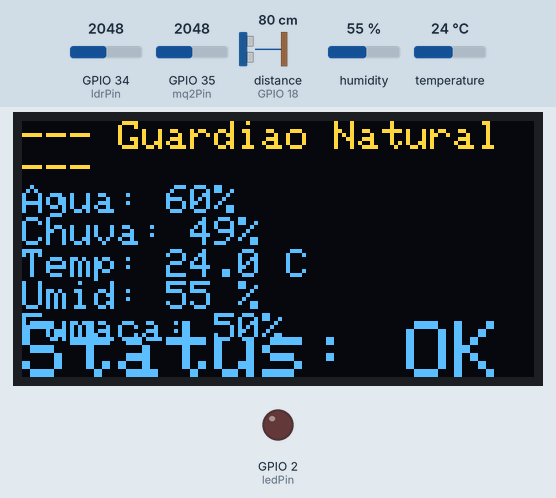
Recording of a sketch running on a simulated ESP32. Parts: 128×64 one-colour display, output pins drawn as LEDs (lit = HIGH). Wiring (from diagram.json): ultrasonic range finder: trigger GPIO 5; echo GPIO 18. The test bench sets the inputs (shaded band); at power-on: distance to the obstacle (sensor on GPIO 18) 80 cm, GPIO 35 (mq2Pin) = 2048, humidity 55 %, GPIO 34 (ldrPin) = 2048, temperature 24 °C. The echo pulse lasts 58.3 µs per cm; the OLED is the two-colour kind (top 16 rows yellow); WiFi joins after 1.5 s; servers stay silent unless stated; the display library's start-up logo is not drawn; the local clock reads 2024-03-15 10:24:30 at power-on unless the sketch sets it; no MQTT or app messages arrive unless stated; pins used as bus, display or sensor lines are not drawn; what the sketch prints to the serial monitor is not drawn.

Above: at 10.0 s.
10.1 s: distance to the obstacle (sensor on GPIO 18) set to 64 cm
16.4 s: distance to the obstacle (sensor on GPIO 18) set to 56 cm
At 20.8 s:
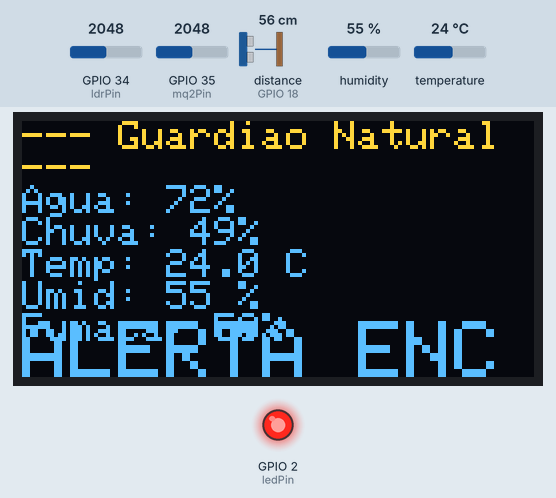
21.9 s: GPIO 35 (mq2Pin) set to 344
At 25.8 s:
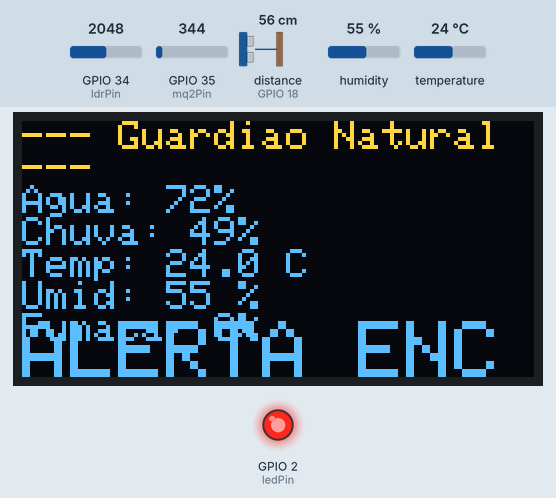
27.4 s: humidity set to 22 %
At 30.8 s:
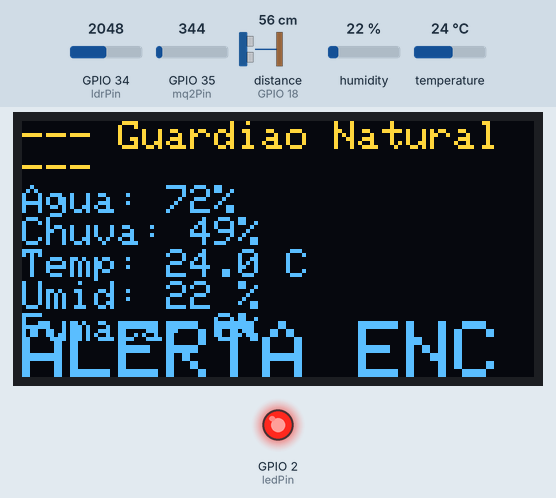
32.9 s: GPIO 34 (ldrPin) set to 2866
At 35.9 s:
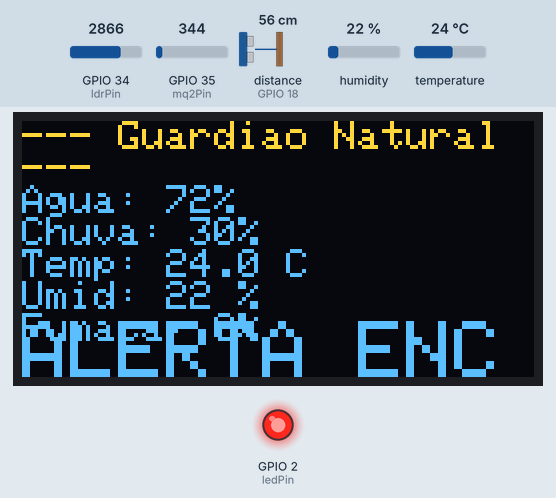
38.4 s: temperature set to 12 °C
At 41.0 s:
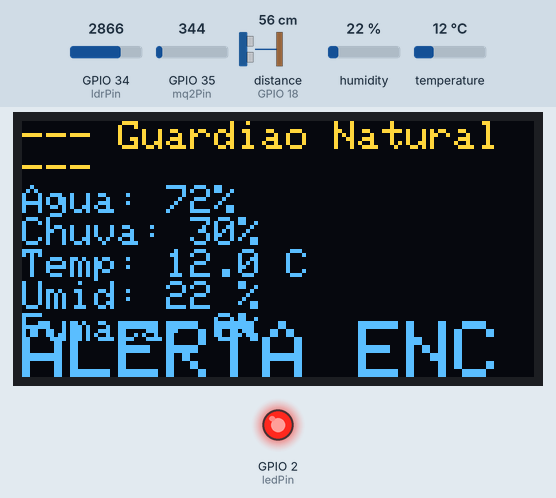
Timing chart, 0 to 42.5 s (numbered marks = the images above; inputs shaded):
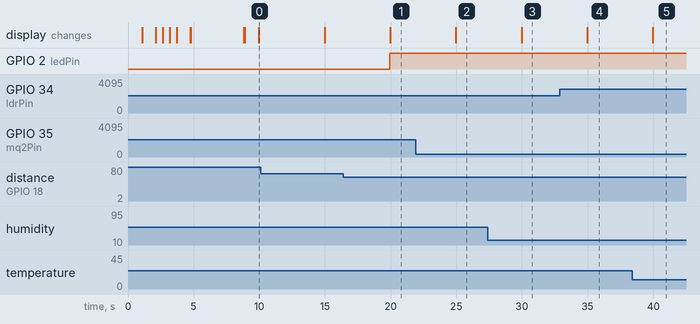

The sketch:

prog1.ino
```cpp
// Bibliotecas para WiFi, MQTT, Sensores e Display
#include <WiFi.h>
#include <PubSubClient.h> // Será configurado com buffer maior abaixo
#include <DHT.h>
#include <ArduinoJson.h>
#include <Wire.h>
#include <Adafruit_GFX.h>
#include <Adafruit_SSD1306.h>
#include "time.h"

#define SCREEN_WIDTH 128
#define SCREEN_HEIGHT 64
#define OLED_RESET -1

const char* ntpServer = "pool.ntp.org";
const long  gmtOffset_sec = -3 * 3600;
const int   daylightOffset_sec = 0;

const char* ssid = "Wokwi-GUEST";
const char* password = "";

const char* mqtt_server = "broker.hivemq.com";
const int mqtt_port = 1883;
const char* mqtt_client_id = "ESP32GuardiaoNatural_Python_99";
const char* mqtt_topic = "guardiao_natural/sensor_data"; // Mantendo o tópico de teste simplificado

const int trigPin = 5;  const int echoPin = 18; const int ldrPin = 34;
#define DHTPIN 4
#define DHTTYPE DHT22
const int mq2Pin = 35;
const int ledPin = 2;

const int ULTRASONIC_MAX_SENSOR_DISTANCE_CM = 200; const int ULTRASONIC_MIN_SENSOR_DISTANCE_CM = 0;
const int WATER_LEVEL_MIN_PERCENT = 0; const int WATER_LEVEL_MAX_PERCENT = 100;
const int LDR_MAX_ANALOG_READING = 4095; const int LDR_MIN_ANALOG_READING = 0;
const int RAINFALL_MIN_PERCENT = 0; const int RAINFALL_MAX_PERCENT = 100;
const int MQ2_MAX_ANALOG_READING = 4095; const int MQ2_MIN_ANALOG_READING = 0;
const int SMOKE_MIN_PERCENT = 0; const int SMOKE_MAX_PERCENT = 100;
const int ALERT_WATER_LEVEL_THRESHOLD = 70; const int ALERT_RAINFALL_THRESHOLD = 80;
const float ALERT_TEMPERATURE_THRESHOLD = 35.0; const int ALERT_SMOKE_THRESHOLD = 60;

Adafruit_SSD1306 display(SCREEN_WIDTH, SCREEN_HEIGHT, &Wire, OLED_RESET);
DHT dht(DHTPIN, DHTTYPE);
WiFiClient espClient;
PubSubClient client(espClient); // Cliente é criado aqui

long duration; int distanceCm; int rawLDRValue; int rawMQ2Value;
int waterLevel; int rainfallIntensity; float temperatura; float umidade;
int smokeConcentration; String currentDeviceTimestamp = "N/A"; bool dhtErrorFlag = false;
unsigned long lastMsg = 0; const int MESSAGE_INTERVAL = 5000;

void syncTimeNTP() { /* ... (igual à versão anterior) ... */
  display.clearDisplay(); display.setTextSize(1); display.setTextColor(SSD1306_WHITE); display.setCursor(0, 0);
  display.println("Sincronizando NTP..."); display.display(); Serial.println("Sincronizando hora com servidor NTP...");
  configTime(gmtOffset_sec, daylightOffset_sec, ntpServer); struct tm timeinfo;
  if (!getLocalTime(&timeinfo, 10000)) { Serial.println("Falha ao obter hora do NTP."); display.println("Falha NTP!"); currentDeviceTimestamp = "NTP_SYNC_FAILED";
  } else { Serial.println("Hora NTP sincronizada."); Serial.println(&timeinfo, "%A, %B %d %Y %H:%M:%S"); display.println("NTP Sincronizado!");
    char buffer[30]; strftime(buffer, sizeof(buffer), "%Y-%m-%dT%H:%M:%S", &timeinfo); currentDeviceTimestamp = String(buffer); display.println(currentDeviceTimestamp);
  } display.display(); delay(2000);
}
void setup_wifi() { /* ... (igual à versão anterior) ... */
  delay(10); display.clearDisplay(); display.setTextSize(1); display.setTextColor(SSD1306_WHITE); display.setCursor(0,0);
  display.println("Conectando WiFi..."); display.display(); Serial.print("Conectando a "); Serial.println(ssid);
  WiFi.begin(ssid, password); int attempts = 0;
  while (WiFi.status() != WL_CONNECTED && attempts < 20) { delay(500); Serial.print("."); display.print("."); display.display(); attempts++; }
  display.clearDisplay(); display.setCursor(0,0);
  if (WiFi.status() == WL_CONNECTED) {
    Serial.println("\nWiFi conectado!"); Serial.print("Endereco IP: "); Serial.println(WiFi.localIP());
    display.println("WiFi Conectado!"); display.println(WiFi.localIP()); display.display(); delay(1000); syncTimeNTP();
  } else { Serial.println("\nFalha ao conectar WiFi."); display.println("Falha WiFi!"); display.println("Verifique rede."); }
  display.display(); delay(2000);
}
void reconnect_mqtt() {
  while (!client.connected()) {
    Serial.print("Tentando conexao MQTT..."); display.clearDisplay(); display.setTextSize(1); display.setTextColor(SSD1306_WHITE); display.setCursor(0,0);
    display.println("Conectando MQTT..."); display.display();
    if (client.connect(mqtt_client_id)) { Serial.println("conectado!"); display.println("MQTT Conectado!"); display.display(); delay(1000);
    } else { Serial.print("falhou, rc="); Serial.print(client.state()); Serial.println(" tentando novamente em 5 segundos");
      display.println("Falha MQTT!"); display.println("Tentando de novo..."); display.display(); delay(5000);
    }
  }
}

void setup() {
  Serial.begin(115200); Wire.begin();
  if (!display.begin(SSD1306_SWITCHCAPVCC, 0x3C)) { Serial.println(F("Falha SSD1306")); for (;;); }
  display.display(); delay(1000); display.clearDisplay(); display.setTextSize(1); display.setTextColor(SSD1306_WHITE);
  display.setCursor(0,0); display.println("Guardiao Natural"); display.println("Iniciando..."); display.display(); delay(1000);
  pinMode(trigPin, OUTPUT); pinMode(echoPin, INPUT); dht.begin(); pinMode(ledPin, OUTPUT);

  client.setServer(mqtt_server, mqtt_port);
  // #######################################################################
  // ## AUMENTAR O BUFFER MQTT AQUI ##
  // #######################################################################
  client.setBufferSize(512); // Tenta definir o buffer para 512 bytes
  // #######################################################################

  setup_wifi(); // Conecta WiFi e depois o MQTT é conectado em reconnect_mqtt se necessário
}

void loop() {
  if (!client.connected()) { reconnect_mqtt(); }
  client.loop(); // Essencial para manter a conexão e processar callbacks (embora este cliente não use callbacks de recebimento)
  unsigned long now = millis();
  if (now - lastMsg > MESSAGE_INTERVAL) {
    lastMsg = now;
    // ... (lógica de leitura dos sensores igual à versão anterior) ...
    digitalWrite(trigPin, LOW); delayMicroseconds(2); digitalWrite(trigPin, HIGH); delayMicroseconds(10); digitalWrite(trigPin, LOW);
    duration = pulseIn(echoPin, HIGH); distanceCm = duration * 0.034 / 2;
    waterLevel = map(distanceCm, ULTRASONIC_MAX_SENSOR_DISTANCE_CM, ULTRASONIC_MIN_SENSOR_DISTANCE_CM, WATER_LEVEL_MIN_PERCENT, WATER_LEVEL_MAX_PERCENT);
    if (waterLevel < WATER_LEVEL_MIN_PERCENT) waterLevel = WATER_LEVEL_MIN_PERCENT; if (waterLevel > WATER_LEVEL_MAX_PERCENT) waterLevel = WATER_LEVEL_MAX_PERCENT;
    rawLDRValue = analogRead(ldrPin);
    rainfallIntensity = map(rawLDRValue, LDR_MAX_ANALOG_READING, LDR_MIN_ANALOG_READING, RAINFALL_MIN_PERCENT, RAINFALL_MAX_PERCENT);
    if (rainfallIntensity < RAINFALL_MIN_PERCENT) rainfallIntensity = RAINFALL_MIN_PERCENT; if (rainfallIntensity > RAINFALL_MAX_PERCENT) rainfallIntensity = RAINFALL_MAX_PERCENT;
    temperatura = dht.readTemperature(); umidade = dht.readHumidity(); dhtErrorFlag = false;
    if (isnan(temperatura) || isnan(umidade)) { Serial.println("Falha DHT22!"); dhtErrorFlag = true; }
    rawMQ2Value = analogRead(mq2Pin);
    smokeConcentration = map(rawMQ2Value, MQ2_MIN_ANALOG_READING, MQ2_MAX_ANALOG_READING, SMOKE_MIN_PERCENT, SMOKE_MAX_PERCENT);
    if (smokeConcentration < SMOKE_MIN_PERCENT) smokeConcentration = SMOKE_MIN_PERCENT; if (smokeConcentration > SMOKE_MAX_PERCENT) smokeConcentration = SMOKE_MAX_PERCENT;

    StaticJsonDocument<384> doc;
    doc["device_id"] = mqtt_client_id;
    doc["nivel_de_agua"] = waterLevel; doc["intensidade_de_chuva"] = rainfallIntensity;
    if (dhtErrorFlag) { doc["temperatura"] = (char*)nullptr; doc["umidade"] = (char*)nullptr; }
    else { doc["temperatura"] = temperatura; doc["umidade"] = umidade; }
    doc["concentracao_de_fumaca"] = smokeConcentration; doc["timestamp_device"] = currentDeviceTimestamp;
    doc["raw_distance_cm"] = distanceCm; doc["raw_ldr_value"] = rawLDRValue; doc["raw_mq2_value"] = rawMQ2Value;
    String payload; serializeJson(doc, payload);

    Serial.print("DEBUG WOKWI: Publicando no topico -> '"); Serial.print(mqtt_topic); Serial.println("'");
    Serial.print("DEBUG WOKWI: Comprimento do topico -> "); Serial.println(String(mqtt_topic).length());
    Serial.print("Publicando mensagem: "); Serial.println(payload);

    bool published = client.publish(mqtt_topic, payload.c_str());
    if (published) {
      Serial.println("DEBUG WOKWI: Publicacao MQTT -> SUCESSO (cliente tentou enviar)");
    } else {
      Serial.print("DEBUG WOKWI: Publicacao MQTT -> FALHA (cliente nao enviou). Estado do cliente: ");
      Serial.println(client.state()); // Checa o estado ATUAL do cliente
      // Se o estado for 0 (MQTT_CONNECTED), a falha pode ser buffer cheio.
      // Se for outro valor, pode ter desconectado.
      // Tentar reconectar explicitamente se o estado não for conectado:
      // if (!client.connected()) {
      //   Serial.println("DEBUG WOKWI: Cliente desconectado antes do publish, tentando reconectar...");
      //   reconnect_mqtt(); // Tenta reconectar e o próximo ciclo tentará publicar de novo.
      // }
    }

    // ... (lógica do LED e Display OLED igual à versão anterior) ...
    if (waterLevel > ALERT_WATER_LEVEL_THRESHOLD || rainfallIntensity > ALERT_RAINFALL_THRESHOLD || (!dhtErrorFlag && temperatura > ALERT_TEMPERATURE_THRESHOLD) || smokeConcentration > ALERT_SMOKE_THRESHOLD) {
      digitalWrite(ledPin, HIGH); } else { digitalWrite(ledPin, LOW); }
    display.clearDisplay(); display.setCursor(0,0); display.setTextSize(1); display.setTextColor(SSD1306_WHITE);
    display.println("--- Guardiao Natural ---"); display.print("Agua: "); display.print(waterLevel); display.println("%");
    display.print("Chuva: "); display.print(rainfallIntensity); display.println("%");
    display.print("Temp: "); if (dhtErrorFlag) display.print("-- C"); else { display.print(temperatura, 1); display.print(" C");} display.println();
    display.print("Umid: "); if (dhtErrorFlag) display.print("-- %"); else { display.print(umidade, 0); display.print(" %");} display.println();
    display.print("Fumaca: "); display.print(smokeConcentration); display.println("%");
    display.setTextSize(2); display.setCursor(0,50);


    if (waterLevel > ALERT_WATER_LEVEL_THRESHOLD || rainfallIntensity > ALERT_RAINFALL_THRESHOLD) { display.println("ALERTA ENCHENTE!"); }
    else if ((!dhtErrorFlag && temperatura > ALERT_TEMPERATURE_THRESHOLD) || smokeConcentration > ALERT_SMOKE_THRESHOLD) { display.println("ALERTA INCENDIO!"); }
    else if (dhtErrorFlag && smokeConcentration <= ALERT_SMOKE_THRESHOLD && waterLevel <= ALERT_WATER_LEVEL_THRESHOLD && rainfallIntensity <= ALERT_RAINFALL_THRESHOLD) { display.println("DHT FALHOU!"); }
    else { display.println("Status: OK"); }
    display.display();
  }
}
```

Measured:
- the behaviour switches between 60 and 59 cm on distance to the obstacle (sensor on GPIO 18) (found by bisection; images 0 and 1)
- after the input at 16.4 s, GPIO 2 (ledPin): LOW → HIGH after 3.5 s; the display: changes after 3.6 s (image 1)
- after the input at 21.9 s, the display: changes after 3.1 s (image 2)
- after the input at 27.4 s, the display: changes after 2.6 s (image 3)
- after the input at 32.9 s, the display: changes after 2.1 s (image 4)
- after the input at 38.4 s, the display: changes after 1.6 s (image 5)
